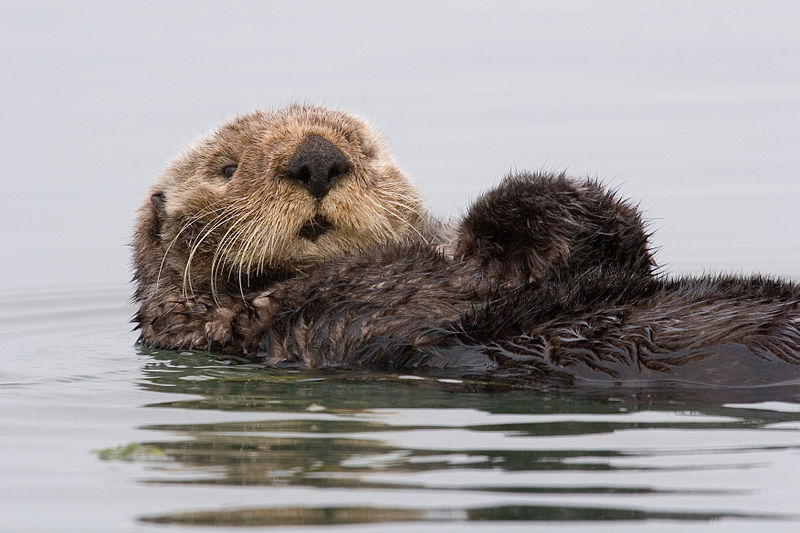
#> input picture Basic/front-end-web-dev/ottergram/img/otter1.jpg, 800 x 533 px
$ python ascii.py ../../../Basic/front-end-web-dev/ottergram/img/otter1.jpg   (Python 2 division)
#> lines starting #> are read from the running program, lines starting #| are printed output that depends on the picture
# ლↀѡↀლcoding: utf-8ლↀѡↀლ
__author__ = 'wangliang'

from PIL import Image
import argparse

#命令行输入参数处理
parser = argparse.ArgumentParser()

parser.add_argument('file')     #输入文件
parser.add_argument('-o', '--output')   #输出文件
parser.add_argument('--width', type = int, default = 80) #输出字符画宽
parser.add_argument('--height', type = int, default = 150) #输出字符画高

#获取参数
args = parser.parse_args()

IMG = args.file
WIDTH = args.width
HEIGHT = args.height
OUTPUT = args.output

ascii_char = list("@8&5$%A#J7f+/!^;-,\'. ")

# 将256灰度映射到70个字符上
def get_char(r,b,g,alpha = 256):
    if alpha == 0:
        return ' '
    length = len(ascii_char)
    gray = int(0.2126 * r + 0.7152 * g + 0.0722 * b)

    unit = (256.0 + 1)/length
    return ascii_char[int(gray/unit)]

if __name__ == '__main__':

    im = Image.open(IMG)
#> im is the input picture: PIL image 800x533 RGB; mean R, G, B 157.1, 152.7, 152.6
    im = im.resize((WIDTH,HEIGHT), Image.NEAREST)
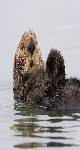
#> im: PIL image 80x150 RGB; mean R, G, B 156.9, 152.6, 152.4

    txt = ""

    for i in range(HEIGHT):
        for j in range(WIDTH):
            txt += get_char(*im.getpixel((j,i)))
        txt += '\n'

    print txt

    #字符画输出到文件
    if OUTPUT:
        with open(OUTPUT,'w') as f:
            f.write(txt)
    else:
        with open("output.txt",'w') as f:
            f.write(txt)

$ run again, on Basic/front-end-web-dev/ottergram/img/otter3.jpg
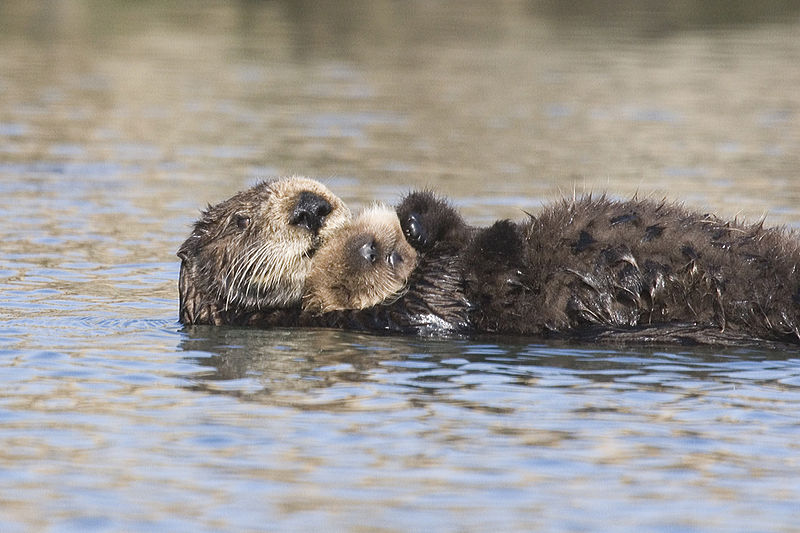
#> input picture Basic/front-end-web-dev/ottergram/img/otter3.jpg, 800 x 533 px
#> im is the input picture: PIL image 800x533 RGB; mean R, G, B 154.5, 150.2, 146.2
#> `im = im.resize((WIDTH,HEIGHT), Image.NEAREST)`:
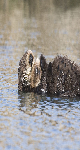
#> im: PIL image 80x150 RGB; mean R, G, B 154.6, 150.3, 146.3
#| JJ7777+f77JJ#JJJJJJ7JJ7#AAA#A%AA#A##JJJJJJ7777JJJ777JJ#AAAA#####A#####AAA%AAAAAA
#| JJ777f+f7JJJJJJ7JJJ77JJ#####A%AA####JJ7JJJ77JJ77J777J##AA#A#####A#A##AAA%%AAAAAA
#| JJ7777+ff777J777JJJ7777J####AAA####JJJJJJJ7777777J77J###A#AA#####AA#AAAA%AAAAAAA
#| JJJ77f+ff777777f7J777ff7JJJJ#AA#####J77JJJ777J777J777###AAA##########AA%%%AAAAA#
#| JJ7JJffff77777777JJJ77fJ##JJ#AA######7J7J77777f77J777J###A###A######AAAAA%AAA#A#
#| J7JJJ7ff7777777f7JJ777f7##JJ#A######JJ7JJ777777f77ff77J###########A##AAAAAAA####
#> (further printed lines are left out)

$ run again, on Basic/front-end-web-dev/ottergram/img/otter4.jpg
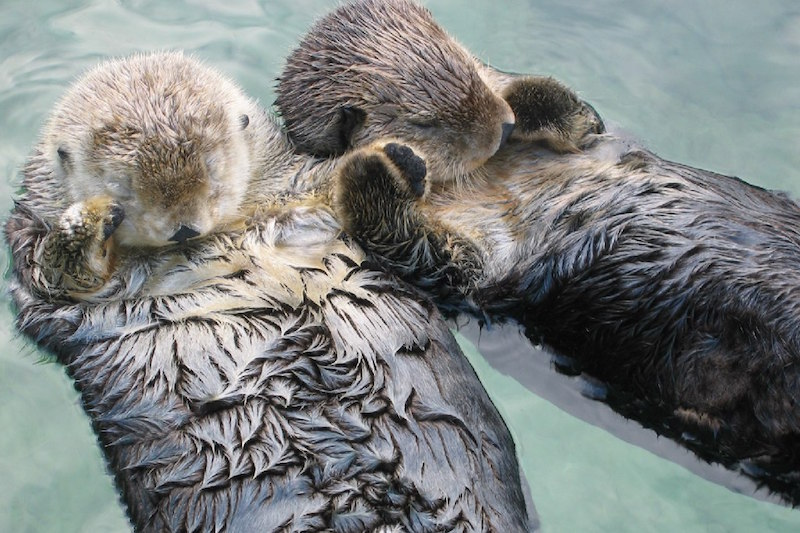
#> input picture Basic/front-end-web-dev/ottergram/img/otter4.jpg, 800 x 533 px
#> im is the input picture: PIL image 800x533 RGB; mean R, G, B 125.9, 129.4, 128.1
#> `im = im.resize((WIDTH,HEIGHT), Image.NEAREST)`:
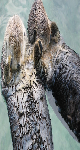
#> im: PIL image 80x150 RGB; mean R, G, B 125.2, 128.7, 127.4
#| !!^^^^^!^---^;;^^^;-------^^;;;;;;^f!!--f--;;;;^^^!^^!!!!!!!!!/!!!!!!!!!!^!!!!//
#| !^^^^^^!^---^-^^;;;;-----,;^^;;;;^;/!^;!/^;;;^^^^^^!^!!!!!^!!!!!!!!!!!!!^^!!!!/!
#| ^^^^^^!!;---;;^;;;^;;----,;;^;;;;^/7J-^+/J!^;^^^^^^^^!!!!!^!!!!!!!!!!!!!!^!!!!!!
#| ^^^^^!^;-----;^;;;;;^;--,-;;^;;;;!#+7fff7^!^^^^^^^^^^!!!!/!^!!!!!!!!!!!!!!!!!!//
#| ^^^!!^^-;;;---^;;;;;^^;;;-;;!;^;!fJ/!,!//;!^^^^^^^^^^!!!!//!!!^!!!!!!!!!!!!!!!//
#| ^^!^!;---;;;---;;;^;^^;^;^;^^;^-+7+%^7;//7/^^^^^^^^^^!!!!///!!^^!!!!!!!!!!!!!/!!
#> (further printed lines are left out)

$ run again, on Basic/front-end-web-dev/ottergram/img/otter5.jpg
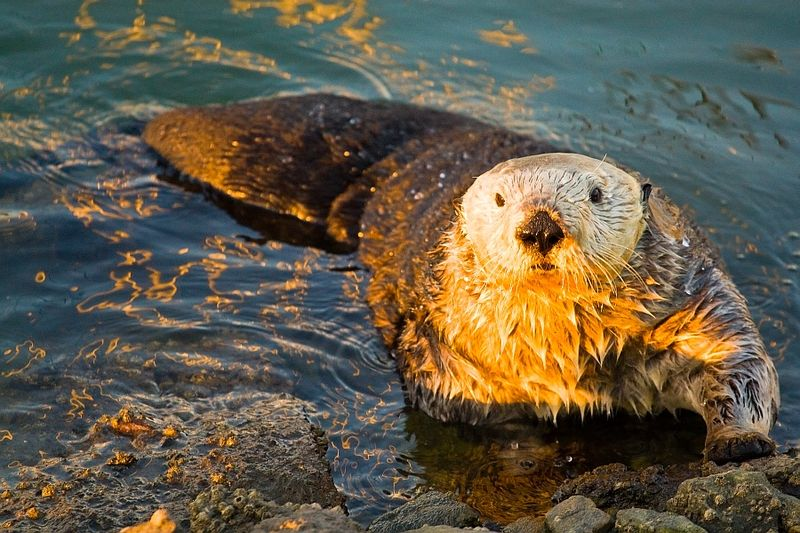
#> input picture Basic/front-end-web-dev/ottergram/img/otter5.jpg, 800 x 533 px
#> im is the input picture: PIL image 800x533 RGB; mean R, G, B 97.3, 90.4, 73.4
#> `im = im.resize((WIDTH,HEIGHT), Image.NEAREST)`:
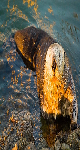
#> im: PIL image 80x150 RGB; mean R, G, B 97.2, 90.4, 73.3
#| %%%%AAA%AAAAA%%A%AAAAA%AA%#AAJ#A##AA##JJJJ7J777JJJ7JJ#J#JJJ7JJJJJ#JJJ#JJ########
#| A%%AAA%%A%%%%%%AAAAAAAAAAJ#J%AA###AA#JJJJJJJJJJJJJJJJJ##JJJJJ7JJJJ##############
#| AAAA%A%%%A%AAA%AAAAAAA##JAAA##AA###J#JJJJJJJJJJJJJJJJ##J#######JJ#########A#####
#| AAAAA%%%AAAAAA%AAA%AAA#J#A###AAA##JJ#JJJJJJJJJJJJ#JJJJJ#################A#A##A##
#| AAAAA%%%A%AAA%A%AAAAAAAA####AAA#A7#J##JJJJJJJ7JJJ#JJJJJJ#################AAAAAA#
#| ##AAAAAAA%AAA#%AJ%AAAAAAAA####AJAA#J#fJJJJJJJJ777JJJJJJJJ#################AAAA#A
#> (further printed lines are left out)
